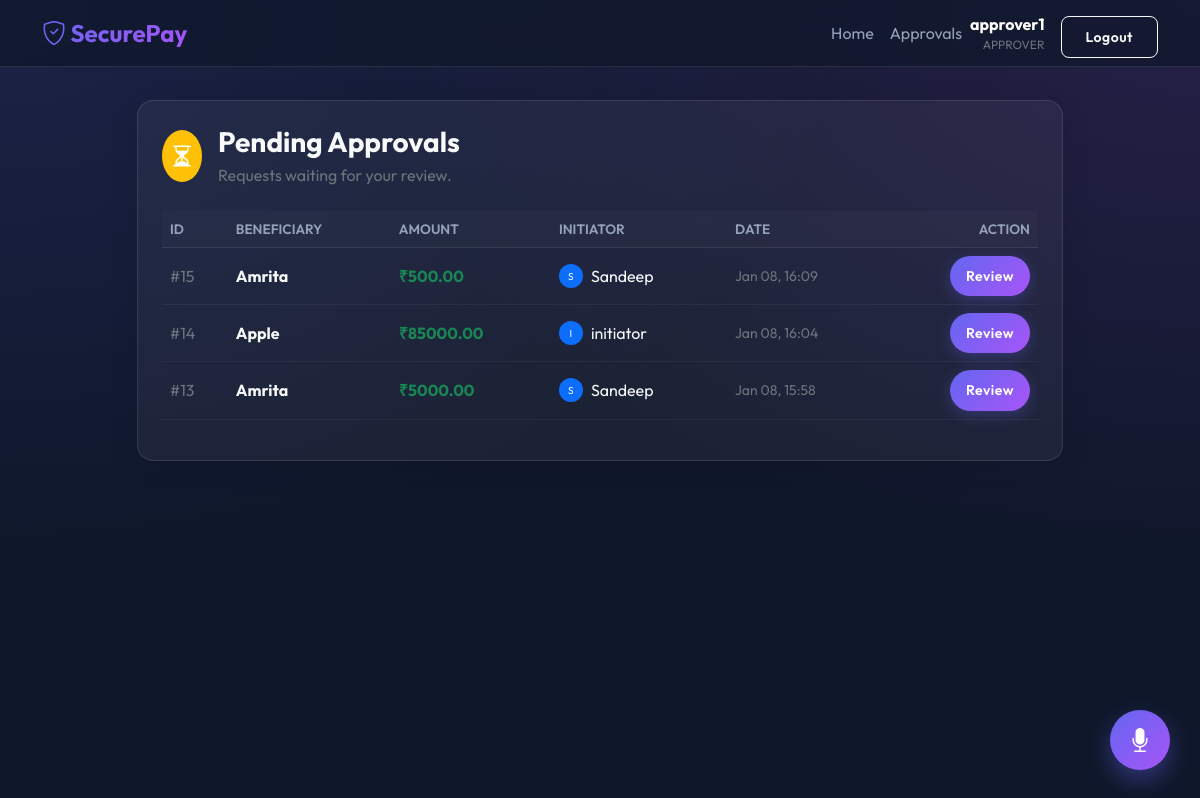
Page /pending/ (signed in) on the committed database.
### payments/models.py (models this page shows, shortened)
class UserProfile(AbstractUser):
    class Role(models.TextChoices):
        INITIATOR = 'INITIATOR', _('Initiator')
        APPROVER = 'APPROVER', _('Approver')
        ADMIN = 'ADMIN', _('Admin')
    role = models.CharField(
        max_length=20,
        choices=Role.choices,
        default=Role.INITIATOR,
    )
    def is_initiator(self):
        return self.role == self.Role.INITIATOR
    def is_approver(self):
        return self.role == self.Role.APPROVER

class PaymentRequest(models.Model):
    class Status(models.TextChoices):
        PENDING = 'PENDING', _('Pending Approval')
        APPROVED = 'APPROVED', _('Ready for Execution')
        REJECTED = 'REJECTED', _('Rejected')
        EXECUTED = 'EXECUTED', _('Executed')
    initiator = models.ForeignKey(UserProfile, on_delete=models.CASCADE, related_name='initiated_payments')
    amount = models.DecimalField(max_digits=12, decimal_places=2)
    beneficiary_name = models.CharField(max_length=255)
    description = models.TextField(blank=True)
    status = models.CharField(
        max_length=20,
        choices=Status.choices,
        default=Status.PENDING,
    )
    created_at = models.DateTimeField(auto_now_add=True)
    updated_at = models.DateTimeField(auto_now=True)

### payments/views.py (the view)
# urls.py: path('pending/', views.pending_approvals, name='pending_approvals'),
@login_required
def pending_approvals(request):
    if not is_approver_or_admin(request.user):
        messages.error(request, "Access denied.")
        return redirect('payments:home')
    pending_payments = PaymentRequest.objects.filter(
        status=PaymentRequest.Status.PENDING
    ).exclude(
        initiator=request.user
    ).exclude(
        approvals__approver=request.user
    ).order_by('-created_at')
    ready_for_execution = []
    if request.user.role == UserProfile.Role.ADMIN:
        ready_for_execution = PaymentRequest.objects.filter(
            status=PaymentRequest.Status.APPROVED
        ).order_by('-created_at')
    return render(request, 'payments/pending_payments.html', {
        'pending_payments': pending_payments,
        'ready_for_execution': ready_for_execution
    })

### payments/views.py (called while the page is built)
def is_approver_or_admin(user):
    return user.is_authenticated and (user.role == UserProfile.Role.APPROVER or user.role == UserProfile.Role.ADMIN)

### templates/payments/pending_payments.html (shortened to what this page needs)
{% extends "base.html" %}
{% block content %}
<div class="row justify-content-center fade-in">
  <div class="col-lg-10">
    <div class="glass-card p-4 mb-5">
      <div class="d-flex align-items-center mb-4">
        <div class="icon-box bg-warning p-2 rounded-circle text-white me-3">
          <i class="bi bi-hourglass-split fs-4"></i>
        </div>
        <div>
          <h3 class="fw-bold mb-1">Pending Approvals</h3>
          <p class="text-secondary mb-0">Requests waiting for your review.</p>
        </div>
      </div>
      {% if pending_payments %}
      <div class="table-responsive">
        <table class="table text-light table-hover align-middle">
          <thead>
            <tr>
              <th>ID</th>
              <th>Beneficiary</th>
              <th>Amount</th>
              <th>Initiator</th>
              <th>Date</th>
              <th class="text-end">Action</th>
            </tr>
          </thead>
          <tbody>
            {% for p in pending_payments %}
            <tr>
              <td><span class="text-secondary">#{{ p.id }}</span></td>
              <td class="fw-bold">{{ p.beneficiary_name }}</td>
              <td class="text-success fw-bold">₹{{ p.amount }}</td>
              <td>
                <div class="d-flex align-items-center">
                  <div class="bg-primary rounded-circle me-2 d-flex align-items-center justify-content-center"
                    style="width: 24px; height: 24px; font-size: 10px;">
                    {{ p.initiator.username|make_list|first|upper }}
                  </div>
                  {{ p.initiator.username }}
                </div>
              </td>
              <td class="text-secondary small">{{ p.created_at|date:"M d, H:i" }}</td>
              <td class="text-end">
                <a href="{% url 'payments:payment_detail' p.id %}" class="btn btn-sm btn-primary rounded-pill px-3">
                  Review
                </a>
              </td>
            </tr>
            {% endfor %}
          </tbody>
        </table>
      </div>
      {% else %}
      <p class="text-secondary fst-italic ms-5">No pending payments require your approval at this time.</p>
      {% endif %}
    </div>
  </div>
</div>
{% endblock %}

### templates/base.html (shortened to what this page needs)
{% load static %}
<!doctype html>
<html lang="en">
<head>
  <link href="https://cdn.jsdelivr.net/npm/bootstrap@5.3.0/dist/css/bootstrap.min.css" rel="stylesheet">
  <link rel="stylesheet" href="https://cdn.jsdelivr.net/npm/bootstrap-icons@1.10.0/font/bootstrap-icons.css">
  <link rel="stylesheet" href="{% static 'css/style.css' %}?v=1">
</head>
<body>
  <nav class="navbar navbar-expand-lg navbar-glass fixed-top">
    <div class="container">
      <a class="navbar-brand" href="{% url 'payments:home' %}">
        <i class="bi bi-shield-check"></i> SecurePay
      </a>
      <div class="collapse navbar-collapse" id="navbarCollapse">
        <ul class="navbar-nav ms-auto mb-2 mb-lg-0 align-items-center">
          <li class="nav-item"><a class="nav-link" href="{% url 'payments:home' %}">Home</a></li>
          {% if user.is_authenticated %}
          {% if user.is_approver or user.is_admin %}
          <li class="nav-item"><a class="nav-link" href="{% url 'payments:pending_approvals' %}">Approvals</a></li>
          {% endif %}
          {% endif %}
        </ul>
        <ul class="navbar-nav">
          {% if user.is_authenticated %}
          <li class="nav-item d-flex align-items-center me-3">
            <div class="d-flex flex-column text-end">
              <span class="text-white fw-bold">{{ user.username }}</span>
              <small class="text-secondary" style="font-size: 0.75rem;">{{ user.role }}</small>
            </div>
          </li>
          <li class="nav-item">
            <form action="{% url 'logout' %}" method="post">
              <button type="submit" class="btn btn-outline-light btn-sm mt-2">Logout</button>
            </form>
          </li>
          {% else %}
          <li class="nav-item"><a class="btn btn-primary btn-sm px-4" href="{% url 'login' %}">Login</a></li>
          {% endif %}
        </ul>
      </div>
    </div>
  </nav>
  <div class="container" style="padding-top: 100px;">
    <div class="fade-in">
      {% block content %}{% endblock %}
    </div>
  </div>
  <div id="voice-assistant-btn" class="voice-fab" title="AI Voice Assistant">
    <i class="bi bi-mic-fill"></i>
  </div>
</body>
</html>

### static/css/style.css (style rules this page uses)
:root { --primary-gradient: linear-gradient(135deg, #6366f1 0%, #a855f7 100%); --glass-bg: rgba(255, 255, 255, 0.05); --glass-border: rgba(255, 255, 255, 0.1); --text-primary: #f8fafc; --text-secondary: #94a3b8; --bg-dark: #0f172a; --success-gradient: linear-gradient(135deg, #10b981 0%, #059669 100%); --danger-gradient: linear-gradient(135deg, #ef4444 0%, #dc2626 100%); }
body { background-color: var(--bg-dark); background-image: radial-gradient(at 0% 0%, rgba(99, 102, 241, 0.15) 0px, transparent 50%), radial-gradient(at 100% 0%, rgba(168, 85, 247, 0.15) 0px, transparent 50%); background-attachment: fixed; color: var(--text-primary); font-family: 'Outfit', sans-serif; min-height: 100vh; }
.table { color: var(--text-primary); border-color: rgba(255, 255, 255, 0.1); }
.table th { color: var(--text-secondary); font-weight: 600; text-transform: uppercase; font-size: 0.85rem; border-bottom-color: rgba(255, 255, 255, 0.1); }
.table td { color: var(--text-primary); border-bottom-color: rgba(255, 255, 255, 0.05); vertical-align: middle; }
.glass-card { background: var(--glass-bg); backdrop-filter: blur(12px); -webkit-backdrop-filter: blur(12px); border: 1px solid var(--glass-border); border-radius: 16px; box-shadow: 0 4px 30px rgba(0, 0, 0, 0.1); }
.navbar-glass { background: rgba(15, 23, 42, 0.7); backdrop-filter: blur(10px); border-bottom: 1px solid var(--glass-border); }
.navbar-brand { font-weight: 700; font-size: 1.5rem; background: var(--primary-gradient); -webkit-background-clip: text; -webkit-text-fill-color: transparent; }
.nav-link { color: var(--text-secondary) !important; transition: color 0.3s; }
.btn-primary { background: var(--primary-gradient); border: none; box-shadow: 0 4px 15px rgba(99, 102, 241, 0.3); }
.btn { border-radius: 8px; padding: 0.6rem 1.5rem; font-weight: 600; letter-spacing: 0.5px; transition: transform 0.2s, box-shadow 0.2s; }
.table { color: var(--text-primary); --bs-table-bg: transparent; --bs-table-border-color: var(--glass-border); }
.table thead th { background: rgba(255, 255, 255, 0.02); border-bottom: 1px solid var(--glass-border); color: var(--text-secondary); font-weight: 600; text-transform: uppercase; font-size: 0.85rem; }
.voice-fab { position: fixed; bottom: 30px; right: 30px; width: 60px; height: 60px; border-radius: 50%; background: var(--primary-gradient); color: white; display: flex; align-items: center; justify-content: center; font-size: 24px; box-shadow: 0 10px 25px rgba(99, 102, 241, 0.4); cursor: pointer; z-index: 1000; transition: transform 0.3s; }
.fade-in { animation: fadeIn 0.5s ease-out forwards; }

### rows in the picture
UserProfile: username "approver1", role "APPROVER"
PaymentRequest: id "15", beneficiary_name "Amrita", amount "500.00", initiator.username|make_list "S", initiator.username "Sandeep", created_at "Jan 08, 16:09"
PaymentRequest: id "14", beneficiary_name "Apple", amount "85000.00", initiator.username|make_list "I", initiator.username "initiator", created_at "Jan 08, 16:04"
PaymentRequest: id "13", beneficiary_name "Amrita", amount "5000.00", initiator.username|make_list "S", initiator.username "Sandeep", created_at "Jan 08, 15:58"
